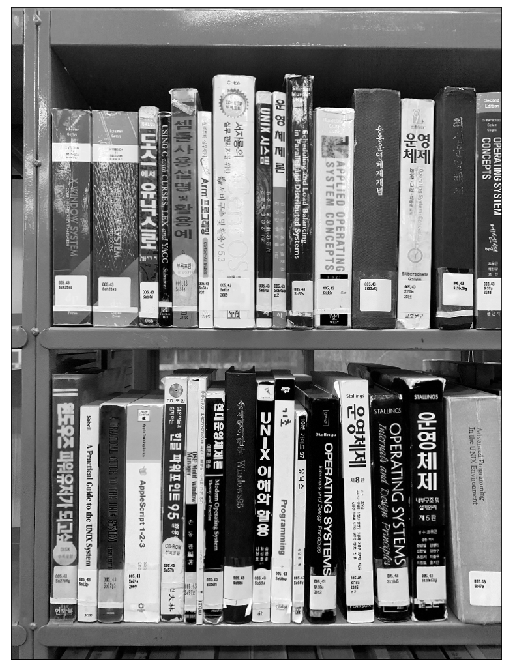
#> input picture src/output.png, 508 x 670 px
$ python -i book_segmentation.py   (imports and definitions only)
#> lines starting #> are read from the running program, lines starting #| are printed output that depends on the picture; after the words box and inside, x2 and y2 are one past the last pixel; in counts of white or black regions, pixels touching at a corner belong together
#> further down, picture is the input picture: shape (670, 508, 3); min 0, max 255, mean 122.4
#%%
import sys

sys.path.append("..")
from typing import List, Tuple
import cv2
import numpy as np
import math
from models import RowImage, Book
from helpers import read_image, show_image


def trim_lines(points: list, y_max: int, x_max: int):
    """이미지의 범위를 넘어가지 않도록 선을 다듬는 함수

    Args:
        points (list): Hough Line을 나타내는 ((x1, y1), (x2, y2)) 형태의 선분 리스트
        y_max (int): 세로 방향 범위
        x_max (int): 가로 방향 범위

    Returns:
        list: 범위를 넘어가지 않도록 다듬은 선분들의 리스트
    """
    slope_threshold = y_max / x_max
    shortened_points = []
    for point in points:
        ((x1, y1), (x2, y2)) = point

        # Slope
        try:
            m = (y2 - y1) / (x2 - x1)
        except ZeroDivisionError:
            shortened_points.append(((x1, 0), (x1, y_max)))
            continue

        if abs(m) > slope_threshold:
            # 위아래로 상한
            # x = (y-y1)/m + x1 임을 이용하여 새로운 x값 계산

            # let y = y_max
            new_x1 = math.ceil(((y_max - y1) / m) + x1)
            start_point = (abs(new_x1), y_max)
            # let y = 0
            new_x2 = math.ceil(((0 - y1) / m) + x1)
            end_point = (abs(new_x2), 0)
        elif abs(m) < slope_threshold:
            # y = m * (x - x1) + y1 임을 이용하여 새로운 y값 계산

            # let x = x_max
            new_y1 = math.ceil(m * (x_max - x1) + y1)
            start_point = (x_max, abs(new_y1))
            # let x = 0
            new_y2 = math.ceil(m * (0 - x1) + y1)
            end_point = (0, abs(new_y2))
        else:
            # 정확히 대각선 (가능성 거의 없음)
            print("대각선")
            if m > 0:
                start_point = (0, y_max)
                end_point = (x_max, 0)
            else:
                start_point = (0, 0)
                end_point(x_max, y_max)
        if (
            start_point[0] > x_max
            or end_point[0] > x_max
            or start_point[1] > y_max
            or end_point[1] > y_max
        ):
            continue

        if start_point[1] < end_point[1]:
            shortened_points.append((start_point, end_point))
        else:
            shortened_points.append((end_point, start_point))
    return shortened_points


def remove_duplicate_lines(sorted_points, horizontal=False):
    """
    Serches for the lines that are drawn
    over each other in the image and returns
    a list of non duplicate line co-ordinates
    """
    last_x1 = 0
    last_y1 = 0
    non_duplicate_points = []
    for point in sorted_points:
        ((x1, y1), (x2, y2)) = point
        if not horizontal:
            if last_x1 == 0:
                non_duplicate_points.append(point)
                last_x1 = x1

            elif abs(last_x1 - x1) >= 15:
                non_duplicate_points.append(point)
                last_x1 = x1
        else:
            if last_y1 == 0:
                non_duplicate_points.append(point)
                last_y1 = y1

            elif abs(last_y1 - y1) >= 25:
                non_duplicate_points.append(point)
                last_y1 = y1

    return non_duplicate_points


def convert_to_xy(
    hough_lines: np.ndarray,
    max_length: int = 2000,
) -> List[Tuple[Tuple[int, int], Tuple[int, int]]]:
    """rho, theta로 표현된 Hough Line을 ((x1, y1), (x2, y2)) 꼴의 선분 집합으로 변환한다.

    Args:
        hough_lines (np.ndarray): rho, theta로 표현된 Hough Line들의 리스트
        max_length (int, optional): 선분의 최대 길이. Defaults to 2000.

    Returns:
        List[Tuple]: 변환된 선분들의 집합
    """
    points = []
    for line in hough_lines:
        rho, theta = line[0]
        a = np.cos(theta)
        b = np.sin(theta)
        x0 = a * rho
        y0 = b * rho
        x1 = int(x0 - max_length * b)
        y1 = int(y0 + max_length * a)
        x2 = int(x0 + max_length * b)
        y2 = int(y0 - max_length * a)
        point1 = (x1, y1)
        point2 = (x2, y2)
        if y1 < y2:
            points.append((point1, point2))
        else:
            points.append((point2, point1))
    return points


def draw_hough_lines(img: np.ndarray, horizontal: bool = False) -> np.ndarray:
    """이미지에서 Hough Line을 찾고 그린다.

    Args:
        img (np.ndarray): 입력 이미지
        horizontal (bool, optional): 탐지할 Hough Line의 방향. Defaults to False.

    Returns:
        np.ndarray: 출력 이미지
    """
    final_points = get_hough_lines(img, horizontal=horizontal)
    if len(final_points) == 0:
        print("hough line을 찾을 수 없어요.")
        return img
    for point in final_points:
        ((x1, y1), (x2, y2)) = point
        final_image = cv2.line(img, (x1, y1), (x2, y2), (0, 0, 255), 2)

    return final_image


# [24 lines left out: functions draw_lines_on_image, leave_horizontals_only, not called in this run]


def leave_verticals_only(lines: np.ndarray) -> np.ndarray:
    """Horizontal Hough Line을 제거한다.

    Args:
        lines (np.ndarray): 전체 Hough Line 선분의 집합

    Returns:
        np.ndarray: 기울기가 90도 (오차범위 10도) 이내인 선분
    """
    error = 10
    verticals = []
    for line in lines:
        ((x1, y1), (x2, y2)) = line
        angle = np.arctan2(y2 - y1, x2 - x1) * 180.0 / np.pi
        if 90 - error < abs(angle) < 90 + error:
            verticals.append(line)
    return verticals


def get_hough_lines(img: np.ndarray, horizontal: bool = False):
    """
    Returns a list of lines seperating
    the detected spines in the image
    """
#> called with horizontal = False
    height, width, _ = img.shape
#> height = 670; width = 508
    blur = cv2.GaussianBlur(img, (11, 11), 2)
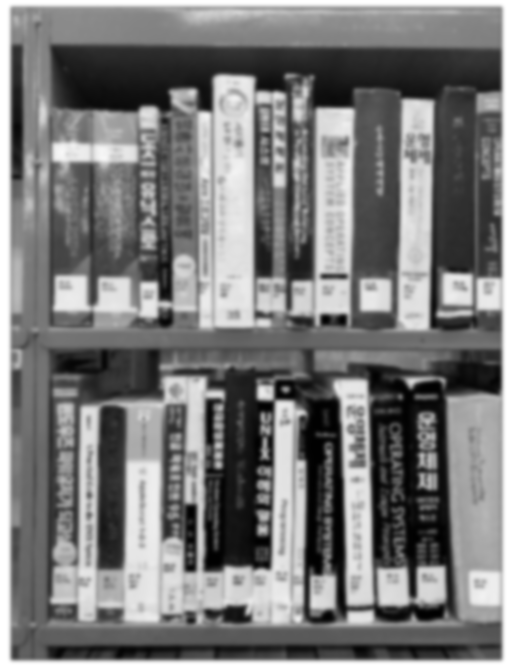
#> blur: shape (670, 508, 3); min 1, max 255, mean 122.4
    gray = cv2.cvtColor(blur, cv2.COLOR_BGR2GRAY)
    edge = cv2.Canny(gray, 50, 100)
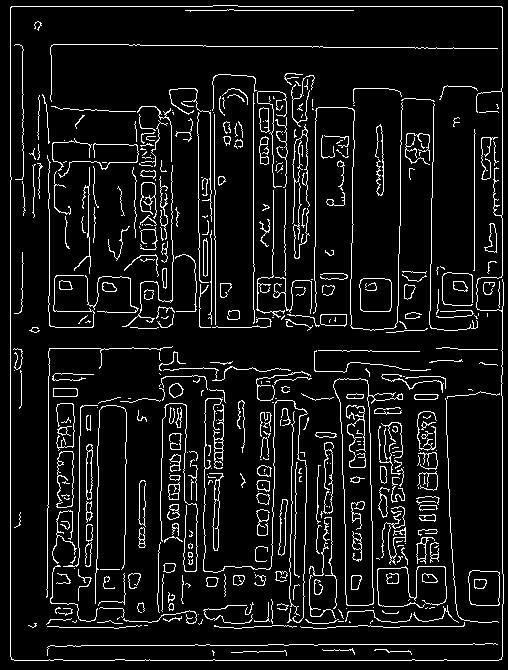
#> edge: shape (670, 508); 8.2% white in thin lines or dots
    show_image(edge)
#> (this line was passed over: helpers is not available in this run)
    kernel = np.array(
        [
            [0, 0, 1, 0, 0],
            [0, 0, 1, 0, 0],
            [0, 0, 1, 0, 0],
            [0, 0, 1, 0, 0],
            [0, 0, 1, 0, 0],
        ],
        dtype=np.uint8,
    )
    if horizontal:
        kernel = kernel.T
    img_erosion = cv2.erode(edge, kernel, iterations=1)
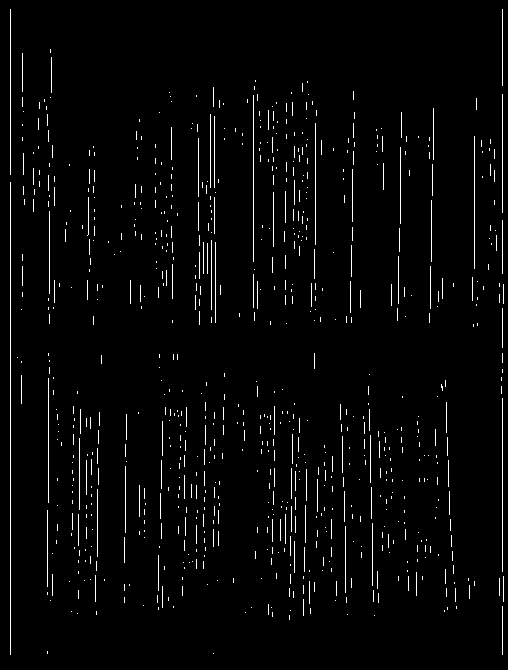
#> img_erosion: shape (670, 508); 2.6% white in thin lines or dots
    show_image(img_erosion)
#> (this line was passed over: helpers is not available in this run)
    if horizontal:
        lines = cv2.HoughLines(img_erosion, 1, np.pi / 180, 15)
    else:
        lines = cv2.HoughLines(img_erosion, 1, np.pi / 180, 90)
#> lines = 28 rows, first 8: [10, 0], [502, 0], [253, 0], [435, 0.0175], [48, 0], [355, 0.0175], [403, 0.0175], [214, 0]

    if lines is None:
        return []
    points = convert_to_xy(lines)
#> the loop in convert_to_xy, `for line in hough_lines:` made 28 passes
#> (rho, theta, a, b, x0, y0, x1, y1) on passes 1 to 12: (10, 0, 1, 0, 10, 0, 10, 2000), (502, 0, 1, 0, 502, 0, 502, 2000), (253, 0, 1, 0, 253, 0, 253, 2000), (435, 0.0175, 1, 0.0175, 434.9, 7.59, 400, 2007), (48, 0, 1, 0, 48, 0, 48, 2000), (355, 0.0175, 1, 0.0175, 354.9, 6.2, 320, 2005), (403, 0.0175, 1, 0.0175, 402.9, 7.03, 368, 2006), (214, 0, 1, 0, 214, 0, 214, 2000), (-362, 3.12, -1, 0.0175, 361.9, -6.32, 327, -2006), (474, 0, 1, 0, 474, 0, 474, 2000), (315, 0, 1, 0, 315, 0, 315, 2000), (323, 0.0349, 0.999, 0.0349, 322.8, 11.27, 253, 2010)
#> after the loop in convert_to_xy, `for line in hough_lines:`: points = 28 items
#> points = 28 items
    points.sort(key=lambda val: val[0][0])

    if not horizontal:
        points = remove_duplicate_lines(points, horizontal=horizontal)
#> the loop in remove_duplicate_lines, `for point in sorted_points:` made 28 passes
#> (x1, y1, x2, y2, last_x1) on passes 1, 2, 3, 5, 6, 7, 8, 9, 10, 13, 15, 17: (10, -2000, 10, 2000, 10), (48, -2000, 48, 2000, 48), (90, -1998, 21, 2000, 90), (121, -1998, 52, 2001, 121), (140, -1997, 71, 2001, 140), (160, -2003, 229, 1996, 160), (175, -2003, 244, 1996, 175), (214, -2000, 214, 2000, 214), (246, -1995, 177, 2003, 246), (273, -2000, 273, 2000, 273), (289, -1991, 150, 2006, 289), (315, -2000, 315, 2000, 315)
#> (x1, y1, x2, y2) on passes 4, 11, 12, 14, 16, 18: (97, -2000, 97, 2000), (253, -2000, 253, 2000), (256, -2010, 395, 1987), (285, -2000, 285, 2000), (300, -2005, 369, 1993), (316, -2019, 526, 1975)
#> after the loop in remove_duplicate_lines, `for point in sorted_points:`: last_x1 = 502; last_y1 = 0; non_duplicate_points = 18 items
#> points = 18 items

    if horizontal:
        points = leave_horizontals_only(points)
    else:
        points = leave_verticals_only(points)
#> the loop in leave_verticals_only, `for line in lines:` made 18 passes
#> (x1, y1, x2, y2, angle) on passes 1 to 12: (10, -2000, 10, 2000, 90), (48, -2000, 48, 2000, 90), (90, -1998, 21, 2000, 90.99), (121, -1998, 52, 2001, 90.99), (140, -1997, 71, 2001, 90.99), (160, -2003, 229, 1996, 89.01), (175, -2003, 244, 1996, 89.01), (214, -2000, 214, 2000, 90), (246, -1995, 177, 2003, 90.99), (273, -2000, 273, 2000, 90), (289, -1991, 150, 2006, 91.99), (315, -2000, 315, 2000, 90)

    points = trim_lines(points, height, width)
#> the loop in trim_lines, `for point in points:` made 18 passes
#> (x1, y1, x2, y2, m, new_x1, start_point, new_x2) on passes 3, 4, 5, 6, 7, 9, 11, 13, 14, 15, 16, 17: (90, -1998, 21, 2000, -57.94, 44, (44, 670), 56), (121, -1998, 52, 2001, -57.96, 75, (75, 670), 87), (140, -1997, 71, 2001, -57.94, 94, (94, 670), 106), (160, -2003, 229, 1996, 57.96, 207, (207, 670), 195), (175, -2003, 244, 1996, 57.96, 222, (222, 670), 210), (246, -1995, 177, 2003, -57.94, 201, (201, 670), 212), (289, -1991, 150, 2006, -28.76, 197, (197, 670), 220), (334, -1994, 265, 2004, -57.94, 289, (289, 670), 300), (360, -2013, 500, 1983, 28.54, 454, (454, 670), 431), (389, -1993, 320, 2005, -57.94, 344, (344, 670), 355), (437, -1992, 368, 2006, -57.94, 392, (392, 670), 403), (469, -1992, 400, 2007, -57.96, 424, (424, 670), 435)
#> (x1, y1, x2, y2) on passes 1, 2, 8, 10, 12, 18: (10, -2000, 10, 2000), (48, -2000, 48, 2000), (214, -2000, 214, 2000), (273, -2000, 273, 2000), (315, -2000, 315, 2000), (502, -2000, 502, 2000)

    if not horizontal:
        points = finalize_lines(points)

    return points


def finalize_lines(lines: list) -> list:
    """Book Spine 경계를 확정한다.

    Args:
        lines (list): 선분들의 집합

    Returns:
        list: 선분들의 집합. 경계 당 딱 하나만.
    """
    finalized = []

    lines.sort(key=lambda val: val[0][0])  # 시작점(위쪽)의 x좌표 기준으로 정렬
    for i in range(len(lines) - 1):
        line1, line2 = lines[i], lines[i + 1]
        upper_x_gap = line2[0][0] - line1[0][0]
        lower_x_gap = line2[1][0] - line1[1][0]
        if upper_x_gap * lower_x_gap < 0:
            continue  # 선이 교차하는 경우
        if upper_x_gap < 10 or lower_x_gap < 10:
            continue  # 선이 너무 가깝게 붙어있는 경우
        finalized.append(line1)
#> this loop made 17 passes
#> (line1, line2) on pass 1: (((10, 0), (10, 670)), ((48, 0), (48, 670)))
    finalized.append(lines[-1])

    # 한번 더 필터링
    finalized2 = []
    for i in range(len(finalized) - 1):
        line1, line2 = finalized[i], finalized[i + 1]
        upper_x_gap = line2[0][0] - line1[0][0]
        lower_x_gap = line2[1][0] - line1[1][0]
        if upper_x_gap < 20 or lower_x_gap < 20:
            continue  # 선이 너무 가깝게 붙어있는 경우
        ratio = upper_x_gap / lower_x_gap
        if ratio < 1:
            ratio = 1 / ratio
        if ratio > 1.7:
            continue
        finalized2.append(line1)
#> this loop made 12 passes
    finalized2.append(finalized[-1])
    return finalized2


# [54 lines left out: functions line, intersection, get_books_list, not called in this run]


#%%
# [15 lines not run here, left out]
    # for book in books[10:20]:
    #     rect, _ = book.rect(use_resized_img=True)
    # show_image(rect)

>>> import cv2
>>> picture = cv2.imread('../output.png')
>>> result = draw_hough_lines(picture)
#> the loop in draw_hough_lines, `for point in final_points:` made 9 passes
#> point on passes 1 to 9: ((10, 0), (10, 670)), ((56, 0), (44, 670)), ((106, 0), (94, 670)), ((220, 0), (197, 670)), ((315, 0), (315, 670)), ((355, 0), (344, 670)), ((403, 0), (392, 670)), ((435, 0), (424, 670)), ((502, 0), (502, 670))
#> pass 2, in draw_hough_lines, `final_image = cv2.line(img, (x1, y1), (x2, y2), (0, 0, 255), 2)`:
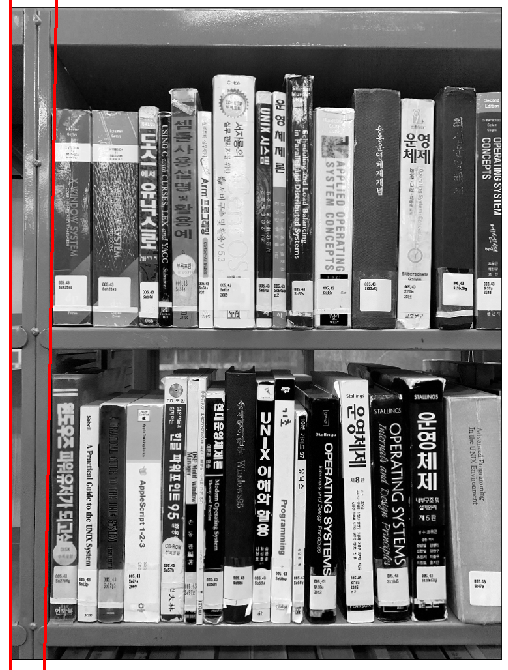
#> final_image: shape (670, 508, 3); mean B, G, R 120.8, 120.8, 123.8
#> pass 3, in draw_hough_lines, `final_image = cv2.line(img, (x1, y1), (x2, y2), (0, 0, 255), 2)`:
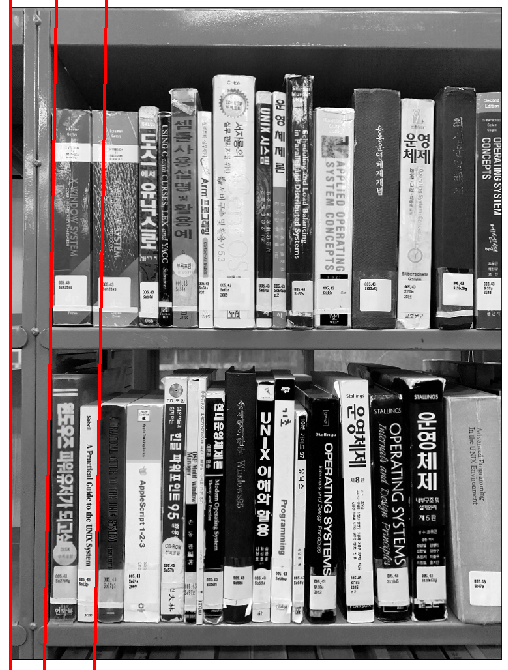
#> final_image: shape (670, 508, 3); 0.59% of pixels changed, all inside (x1, y1, x2, y2) = (93, 0, 108, 670)
#> after the loop in draw_hough_lines, `for point in final_points:`:
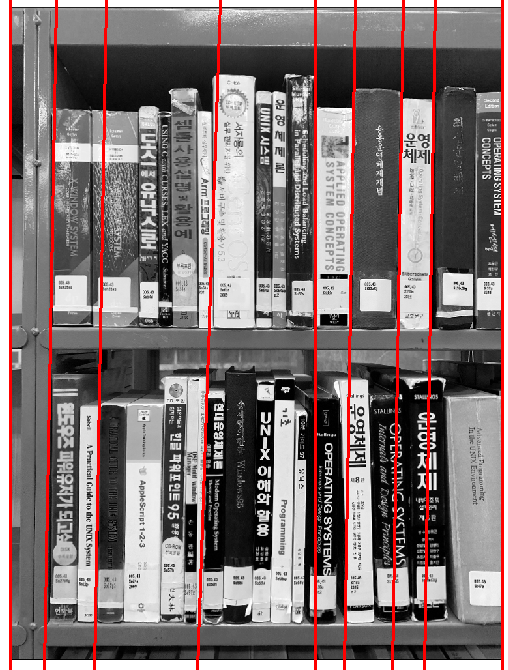
#> img: shape (670, 508, 3); 5.31% of pixels changed, all inside (x1, y1, x2, y2) = (9, 0, 504, 670)
